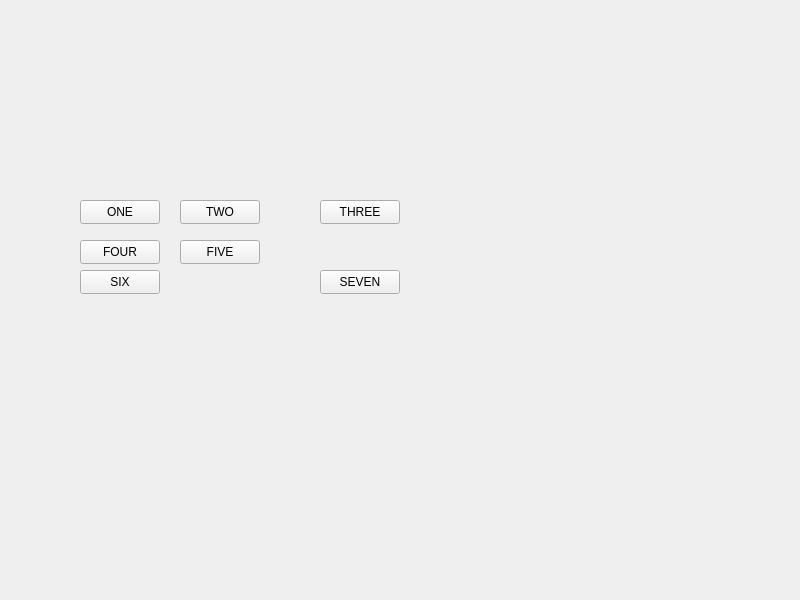
<?xml version="1.0" encoding="UTF-8"?>
<ui version="4.0">
 <class>Widget</class>
 <widget class="QWidget" name="Widget">
  <property name="geometry">
   <rect>
    <x>0</x>
    <y>0</y>
    <width>800</width>
    <height>600</height>
   </rect>
  </property>
  <property name="windowTitle">
   <string>Widget</string>
  </property>
  <widget class="QPushButton" name="oneButton">
   <property name="geometry">
    <rect>
     <x>80</x>
     <y>200</y>
     <width>80</width>
     <height>24</height>
    </rect>
   </property>
   <property name="text">
    <string>ONE</string>
   </property>
  </widget>
  <widget class="QPushButton" name="fourButton">
   <property name="geometry">
    <rect>
     <x>80</x>
     <y>240</y>
     <width>80</width>
     <height>24</height>
    </rect>
   </property>
   <property name="text">
    <string>FOUR</string>
   </property>
  </widget>
  <widget class="QPushButton" name="twoButton">
   <property name="geometry">
    <rect>
     <x>180</x>
     <y>200</y>
     <width>80</width>
     <height>24</height>
    </rect>
   </property>
   <property name="text">
    <string>TWO</string>
   </property>
  </widget>
  <widget class="QPushButton" name="fiveButton">
   <property name="geometry">
    <rect>
     <x>180</x>
     <y>240</y>
     <width>80</width>
     <height>24</height>
    </rect>
   </property>
   <property name="text">
    <string>FIVE</string>
   </property>
  </widget>
  <widget class="QPushButton" name="threeButton">
   <property name="geometry">
    <rect>
     <x>320</x>
     <y>200</y>
     <width>80</width>
     <height>24</height>
    </rect>
   </property>
   <property name="sizePolicy">
    <sizepolicy hsizetype="Minimum" vsizetype="Expanding">
     <horstretch>0</horstretch>
     <verstretch>0</verstretch>
    </sizepolicy>
   </property>
   <property name="text">
    <string>THREE</string>
   </property>
  </widget>
  <widget class="QPushButton" name="sixButton">
   <property name="geometry">
    <rect>
     <x>80</x>
     <y>270</y>
     <width>80</width>
     <height>24</height>
    </rect>
   </property>
   <property name="text">
    <string>SIX</string>
   </property>
  </widget>
  <widget class="QPushButton" name="sevenButton">
   <property name="geometry">
    <rect>
     <x>320</x>
     <y>270</y>
     <width>80</width>
     <height>24</height>
    </rect>
   </property>
   <property name="text">
    <string>SEVEN</string>
   </property>
  </widget>
 </widget>
 <resources/>
 <connections/>
</ui>
